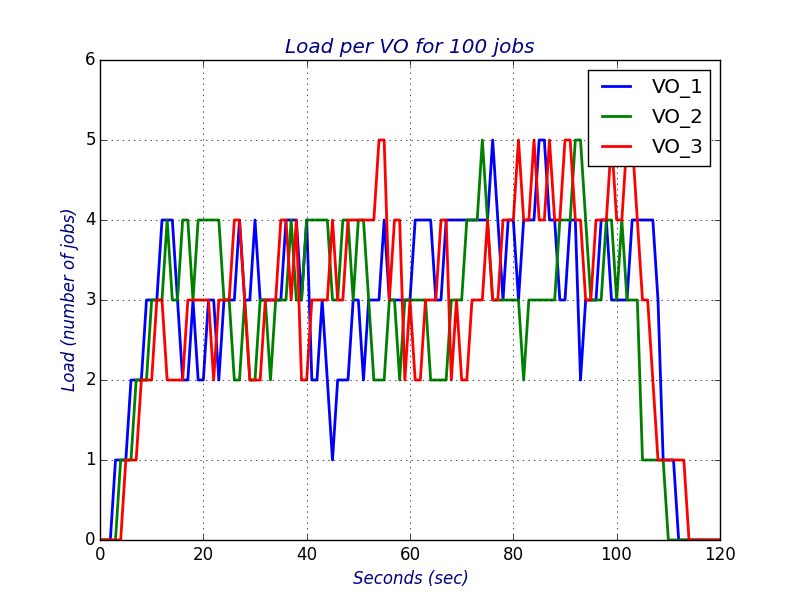

Write the Python code that produced this figure.
#!/usr/bin/env python
import numpy as np
import matplotlib.pyplot as plt


##### How to create the vo1,vo2,vo3 txt files #####
### BASH COMMANDS ###
# mkdir debugs
# grep DEBUG  <gslogfile.log> >> debugs/<vofile.txt>

### Python commands (could be run in a shell) ###
#with open("vo3",'r') as f:
#	l3 = map(lambda x: (x.split(' ')[-1].split(',')[-9],x.split(' ')[-1].split(',')[-7].strip('\n')),f.readlines())

#vo1 = map(lambda x: int(x[0])+int(x[1]),l1)	


# vo1 contains the number of jobs running per second in the VO1
# vo2 containes the number of jobs running per second in the Vo2
# vo3 contains the number of jobs running per second in the vo3

vo1 = np.load("v01.npy")
vo2 = np.load("v02.npy")
vo3 = np.load("v03.npy")

setting = {"color":"navy","style":"italic"}
fig = plt.figure()
xvalues = np.arange(len(vo1))
lines = plt.plot(xvalues,vo1,xvalues,vo2,xvalues,vo3,lw=2)
plt.title("Load per VO for 100 jobs",setting)
plt.xlabel("Seconds (sec)",setting)
plt.ylabel("Load (number of jobs)",setting)
ax, = fig.get_axes()
plt.xlim(0,120)
plt.ylim(0,6)
plt.grid(True)
plt.legend(lines,['VO_1','VO_2','VO_3'])
plt.savefig("loadBala.png")
plt.show()